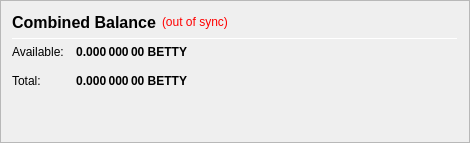
                   <widget class="QFrame" name="frame_CombinedBalances">
                    <property name="minimumSize">
                     <size>
                      <width>470</width>
                      <height>0</height>
                     </size>
                    </property>
                    <property name="frameShape">
                     <enum>QFrame::StyledPanel</enum>
                    </property>
                    <property name="frameShadow">
                     <enum>QFrame::Raised</enum>
                    </property>
                    <layout class="QVBoxLayout" name="verticalLayout_5">
                     <item>
                      <layout class="QHBoxLayout" name="horizontalLayout_5" stretch="0,0,0">
                       <item>
                        <widget class="QLabel" name="label_5z">
                         <property name="minimumSize">
                          <size>
                           <width>0</width>
                           <height>20</height>
                          </size>
                         </property>
                         <property name="font">
                          <font>
                           <pointsize>12</pointsize>
                           <weight>75</weight>
                           <bold>true</bold>
                          </font>
                         </property>
                         <property name="toolTip">
                          <string>Combined Balance (including unconfirmed and immature coins)</string>
                         </property>
                         <property name="text">
                          <string>Combined Balance</string>
                         </property>
                        </widget>
                       </item>
                       <item>
                        <widget class="QLabel" name="labelWalletStatus">
                         <property name="cursor">
                          <cursorShape>WhatsThisCursor</cursorShape>
                         </property>
                         <property name="toolTip">
                          <string>The displayed information may be out of date. Your wallet automatically synchronizes with the BETTY network after a connection is established, but this process has not completed yet.</string>
                         </property>
                         <property name="styleSheet">
                          <string notr="true">QLabel { color: red; }</string>
                         </property>
                         <property name="text">
                          <string notr="true">(out of sync)</string>
                         </property>
                         <property name="alignment">
                          <set>Qt::AlignLeading|Qt::AlignLeft|Qt::AlignVCenter</set>
                         </property>
                        </widget>
                       </item>
                       <item>
                        <spacer name="horizontalSpacer_1">
                         <property name="orientation">
                          <enum>Qt::Horizontal</enum>
                         </property>
                         <property name="sizeHint" stdset="0">
                          <size>
                           <width>40</width>
                           <height>20</height>
                          </size>
                         </property>
                        </spacer>
                       </item>
                      </layout>
                     </item>
                     <item>
                      <widget class="Line" name="line_CombinedBalance">
                       <property name="minimumSize">
                        <size>
                         <width>0</width>
                         <height>1</height>
                        </size>
                       </property>
                       <property name="maximumSize">
                        <size>
                         <width>16777215</width>
                         <height>1</height>
                        </size>
                       </property>
                       <property name="orientation">
                        <enum>Qt::Horizontal</enum>
                       </property>
                      </widget>
                     </item>
                     <item>
                      <layout class="QGridLayout" name="gridLayout_3">
                       <property name="spacing">
                        <number>12</number>
                       </property>
                       <item row="1" column="0">
                        <widget class="QLabel" name="labelBalanceTextz">
                         <property name="text">
                          <string>Available:</string>
                         </property>
                        </widget>
                       </item>
                       <item row="1" column="1">
                        <widget class="QLabel" name="labelBalancez">
                         <property name="font">
                          <font>
                           <weight>75</weight>
                           <bold>true</bold>
                          </font>
                         </property>
                         <property name="cursor">
                          <cursorShape>IBeamCursor</cursorShape>
                         </property>
                         <property name="toolTip">
                          <string>Your current spendable balance</string>
                         </property>
                         <property name="text">
                          <string notr="true">0.000 000 00 BETTY</string>
                         </property>
                         <property name="alignment">
                          <set>Qt::AlignRight|Qt::AlignTrailing|Qt::AlignVCenter</set>
                         </property>
                         <property name="textInteractionFlags">
                          <set>Qt::LinksAccessibleByMouse|Qt::TextSelectableByKeyboard|Qt::TextSelectableByMouse</set>
                         </property>
                        </widget>
                       </item>
                       <item row="2" column="0">
                        <widget class="QLabel" name="labelTotalTextz">
                         <property name="text">
                          <string>Total:</string>
                         </property>
                        </widget>
                       </item>
                       <item row="2" column="1">
                        <widget class="QLabel" name="labelTotalz">
                         <property name="font">
                          <font>
                           <weight>75</weight>
                           <bold>true</bold>
                          </font>
                         </property>
                         <property name="cursor">
                          <cursorShape>IBeamCursor</cursorShape>
                         </property>
                         <property name="toolTip">
                          <string>Total Balance, including all unavailable coins.</string>
                         </property>
                         <property name="text">
                          <string notr="true">0.000 000 00 BETTY</string>
                         </property>
                         <property name="alignment">
                          <set>Qt::AlignRight|Qt::AlignTrailing|Qt::AlignVCenter</set>
                         </property>
                         <property name="textInteractionFlags">
                          <set>Qt::LinksAccessibleByMouse|Qt::TextSelectableByKeyboard|Qt::TextSelectableByMouse</set>
                         </property>
                        </widget>
                       </item>
                       <item row="2" column="3">
                        <spacer name="horizontalSpacer_2">
                         <property name="orientation">
                          <enum>Qt::Horizontal</enum>
                         </property>
                         <property name="sizeHint" stdset="0">
                          <size>
                           <width>40</width>
                           <height>20</height>
                          </size>
                         </property>
                        </spacer>
                       </item>
                      </layout>
                     </item>
                     <item>
                      <spacer name="verticalSpacer_1">
                       <property name="orientation">
                        <enum>Qt::Vertical</enum>
                       </property>
                       <property name="sizeHint" stdset="0">
                        <size>
                         <width>20</width>
                         <height>40</height>
                        </size>
                       </property>
                      </spacer>
                     </item>
                    </layout>
                   </widget>
